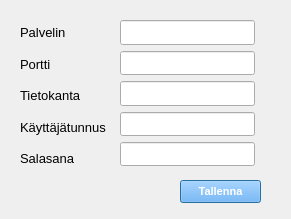
<?xml version="1.0" encoding="UTF-8"?>
<ui version="4.0">
 <class>Dialog</class>
 <widget class="QDialog" name="Dialog">
  <property name="geometry">
   <rect>
    <x>0</x>
    <y>0</y>
    <width>291</width>
    <height>219</height>
   </rect>
  </property>
  <property name="windowTitle">
   <string>Dialog</string>
  </property>
  <widget class="QPushButton" name="pushButton">
   <property name="geometry">
    <rect>
     <x>180</x>
     <y>180</y>
     <width>81</width>
     <height>23</height>
    </rect>
   </property>
   <property name="font">
    <font>
     <pointsize>8</pointsize>
     <weight>75</weight>
     <bold>true</bold>
    </font>
   </property>
   <property name="styleSheet">
    <string notr="true">background-color: rgb(85, 170, 255);
color: rgb(255, 255, 255);</string>
   </property>
   <property name="text">
    <string>Tallenna</string>
   </property>
  </widget>
  <widget class="QWidget" name="">
   <property name="geometry">
    <rect>
     <x>20</x>
     <y>20</y>
     <width>91</width>
     <height>151</height>
    </rect>
   </property>
   <layout class="QVBoxLayout" name="verticalLayout">
    <item>
     <widget class="QLabel" name="label">
      <property name="font">
       <font>
        <pointsize>10</pointsize>
       </font>
      </property>
      <property name="text">
       <string>Palvelin</string>
      </property>
     </widget>
    </item>
    <item>
     <widget class="QLabel" name="label_2">
      <property name="font">
       <font>
        <pointsize>10</pointsize>
       </font>
      </property>
      <property name="text">
       <string>Portti</string>
      </property>
     </widget>
    </item>
    <item>
     <widget class="QLabel" name="label_3">
      <property name="font">
       <font>
        <pointsize>10</pointsize>
       </font>
      </property>
      <property name="text">
       <string>Tietokanta</string>
      </property>
     </widget>
    </item>
    <item>
     <widget class="QLabel" name="label_4">
      <property name="font">
       <font>
        <pointsize>10</pointsize>
       </font>
      </property>
      <property name="text">
       <string>Käyttäjätunnus</string>
      </property>
     </widget>
    </item>
    <item>
     <widget class="QLabel" name="label_5">
      <property name="font">
       <font>
        <pointsize>10</pointsize>
       </font>
      </property>
      <property name="text">
       <string>Salasana</string>
      </property>
     </widget>
    </item>
   </layout>
  </widget>
  <widget class="QWidget" name="">
   <property name="geometry">
    <rect>
     <x>120</x>
     <y>20</y>
     <width>135</width>
     <height>146</height>
    </rect>
   </property>
   <layout class="QVBoxLayout" name="verticalLayout_2">
    <item>
     <widget class="QLineEdit" name="lineEdit">
      <property name="font">
       <font>
        <pointsize>11</pointsize>
       </font>
      </property>
     </widget>
    </item>
    <item>
     <widget class="QLineEdit" name="lineEdit_2">
      <property name="font">
       <font>
        <pointsize>11</pointsize>
       </font>
      </property>
     </widget>
    </item>
    <item>
     <widget class="QLineEdit" name="lineEdit_3">
      <property name="font">
       <font>
        <pointsize>11</pointsize>
       </font>
      </property>
     </widget>
    </item>
    <item>
     <widget class="QLineEdit" name="lineEdit_4">
      <property name="font">
       <font>
        <pointsize>11</pointsize>
       </font>
      </property>
     </widget>
    </item>
    <item>
     <widget class="QLineEdit" name="lineEdit_5">
      <property name="font">
       <font>
        <pointsize>11</pointsize>
       </font>
      </property>
     </widget>
    </item>
   </layout>
  </widget>
 </widget>
 <resources/>
 <connections/>
</ui>
